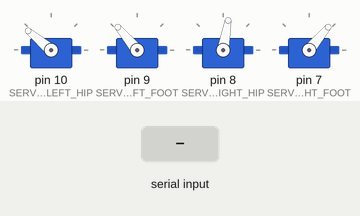
A sketch run on a simulated Arduino Uno, built with avr-gcc and run on an emulated ATmega328P. Shown: 4 × servo. The test bench sets the inputs (shaded band).

Above: at 1.2 s.
1.3 s: "1" received over the second serial link
At 3.6 s:
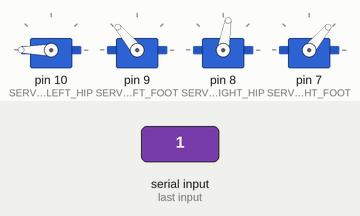
4.3 s: "2" received over the second serial link
At 6.59 s:
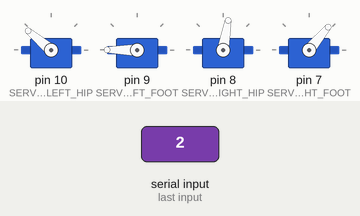
7.3 s: "3" received over the second serial link
At 7.5 s:
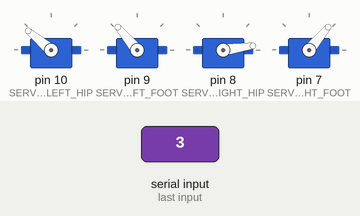
10.3 s: "4" received over the second serial link
Timing chart, 0 to 14.3 s (numbered marks = the images above; inputs shaded):
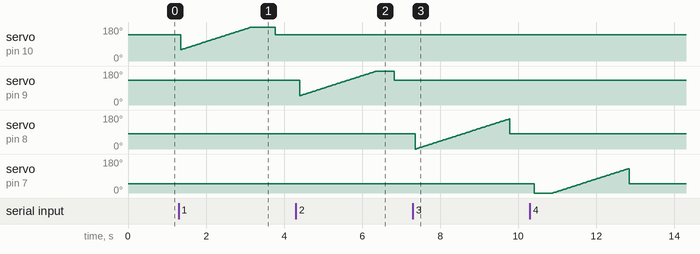

The sketch:

bluetooth1.ino
```cpp
#include <Servo.h>
#include <SoftwareSerial.h>

const int rxPin = 11; // pin used to receive data
const int txPin = 12; // pin used to send data
SoftwareSerial softwareSerial(rxPin, txPin);


const int SERVO_LEFT_HIP   = 10;
const int SERVO_LEFT_FOOT  = 9;
const int SERVO_RIGHT_HIP  = 8;
const int SERVO_RIGHT_FOOT = 7;


const int LEFT_HIP_CENTRE = 140;
const int LEFT_HIP_MIN    = LEFT_HIP_CENTRE - 80;
const int LEFT_HIP_MAX    = LEFT_HIP_CENTRE + 80;

const int LEFT_FOOT_CENTRE = 130;
const int LEFT_FOOT_MIN    = LEFT_FOOT_CENTRE - 80;
const int LEFT_FOOT_MAX    = LEFT_FOOT_CENTRE + 80;

const int RIGHT_HIP_CENTRE = 80;
const int RIGHT_HIP_MIN    = RIGHT_HIP_CENTRE - 80;
const int RIGHT_HIP_MAX    = RIGHT_HIP_CENTRE + 80;

const int RIGHT_FOOT_CENTRE = 50;
const int RIGHT_FOOT_MIN    = RIGHT_FOOT_CENTRE - 80;
const int RIGHT_FOOT_MAX    = RIGHT_FOOT_CENTRE + 80;

//Wiring code
char val; // variable to receive data from the serial port

//----------------------------------------------------------------------------------
// Servo Variables
//----------------------------------------------------------------------------------

Servo servoLeftHip;
Servo servoLeftFoot;
Servo servoRightHip;
Servo servoRightFoot;

void setup() {

  softwareSerial.begin(9600);

    // Setup the Servos
    servoLeftHip.attach(SERVO_LEFT_HIP);
    servoLeftFoot.attach( SERVO_LEFT_FOOT);
    servoRightHip.attach( SERVO_RIGHT_HIP);
    servoRightFoot.attach(SERVO_RIGHT_FOOT);

    servoLeftHip.write(140);
    servoLeftFoot.write(130);
    servoRightHip.write(80);
    servoRightFoot.write(50);

  softwareSerial.println("Goodnight moon!");
}
void loop() {
  if( softwareSerial.available() )       // if data is available to read
  {
    val = softwareSerial.read();         // read it and store it in 'val'
    softwareSerial.println("reading");
    if(val=='1'){
      softwareSerial.println("moving left hip");
      for(int pos = LEFT_HIP_MIN ; pos <= LEFT_HIP_MAX    ; pos += 1) // goes from 0 degrees to 180 degrees
          {                                  // in steps of 1 degree
            servoLeftHip.write(pos);              // tell servo to go to position in variable 'pos'
            delay(15);                       // waits 15ms for the servo to reach the position
          }

          servoLeftHip.write(LEFT_HIP_CENTRE);
    }
    else if(val=='2'){
      softwareSerial.println("moving left foot");
      for(int pos = LEFT_FOOT_MIN ; pos <= LEFT_FOOT_MAX    ; pos += 1) // goes from 0 degrees to 180 degrees
          {                                  // in steps of 1 degree
            servoLeftFoot.write(pos);              // tell servo to go to position in variable 'pos'
            delay(15);                       // waits 15ms for the servo to reach the position
          }

          servoLeftFoot.write(LEFT_FOOT_CENTRE);

    }
    else if(val=='3'){
      softwareSerial.println("moving right hip");
      for(int pos = RIGHT_HIP_MIN ; pos <= RIGHT_HIP_MAX    ; pos += 1) // goes from 0 degrees to 180 degrees
          {                                  // in steps of 1 degree
            servoRightHip.write(pos);              // tell servo to go to position in variable 'pos'
            delay(15);                       // waits 15ms for the servo to reach the position
          }

          servoRightHip.write(RIGHT_HIP_CENTRE);
    }
    else if(val=='4'){
      softwareSerial.println("moving right foot");
      for(int pos = RIGHT_FOOT_MIN ; pos <= RIGHT_FOOT_MAX    ; pos += 1) // goes from 0 degrees to 180 degrees
          {                                  // in steps of 1 degree
            servoRightFoot.write(pos);              // tell servo to go to position in variable 'pos'
            delay(15);                       // waits 15ms for the servo to reach the position
          }

          servoRightFoot.write(RIGHT_FOOT_CENTRE);


    }
    else if(val=='5'){
      softwareSerial.println("moving FORWORD");
      mforword();


    }
  }

  delay(100);                    // wait 100ms for next reading
}
void move1 (Servo ser1,int current,int dist,int sgin){


  for(int pos = current ; pos <= dist    ; pos += 5) // goes from 0 degrees to 180 degrees
          {                                  // in steps of 1 degree
            ser1.write(pos);              // tell servo to go to position in variable 'pos'
            delay(35);                       // waits 15ms for the servo to reach the position
          }
}
void move2 (Servo ser1,int current,int dist,int sgin){


  for(int pos = current ; pos >= dist    ; pos =pos- 5) // goes from 0 degrees to 180 degrees
          {                                  // in steps of 1 degree
            ser1.write(pos);              // tell servo to go to position in variable 'pos'
            delay(35);                      // waits 15ms for the servo to reach the position
          }
}
void mforword()
{   move1(servoRightFoot,RIGHT_FOOT_CENTRE,RIGHT_FOOT_CENTRE+70,1);
    delay(150);
    int cur=LEFT_FOOT_CENTRE;
    int dist=LEFT_FOOT_CENTRE+30;
    move1(servoLeftFoot,cur,dist,1);
    delay(150);
    cur=LEFT_HIP_CENTRE;
    dist=LEFT_HIP_CENTRE-35;
    move2(servoLeftHip,cur,dist,-1);
    delay(150);
    move2(servoRightFoot,RIGHT_FOOT_CENTRE+70,RIGHT_FOOT_CENTRE,1);
    delay(350);
    move2(servoLeftFoot,LEFT_FOOT_CENTRE+30,LEFT_FOOT_CENTRE,1);
    center();
}
void center(){
  servoLeftHip.write(140);
    servoLeftFoot.write(130);
    servoRightHip.write(80);
    servoRightFoot.write(50);
}
```
